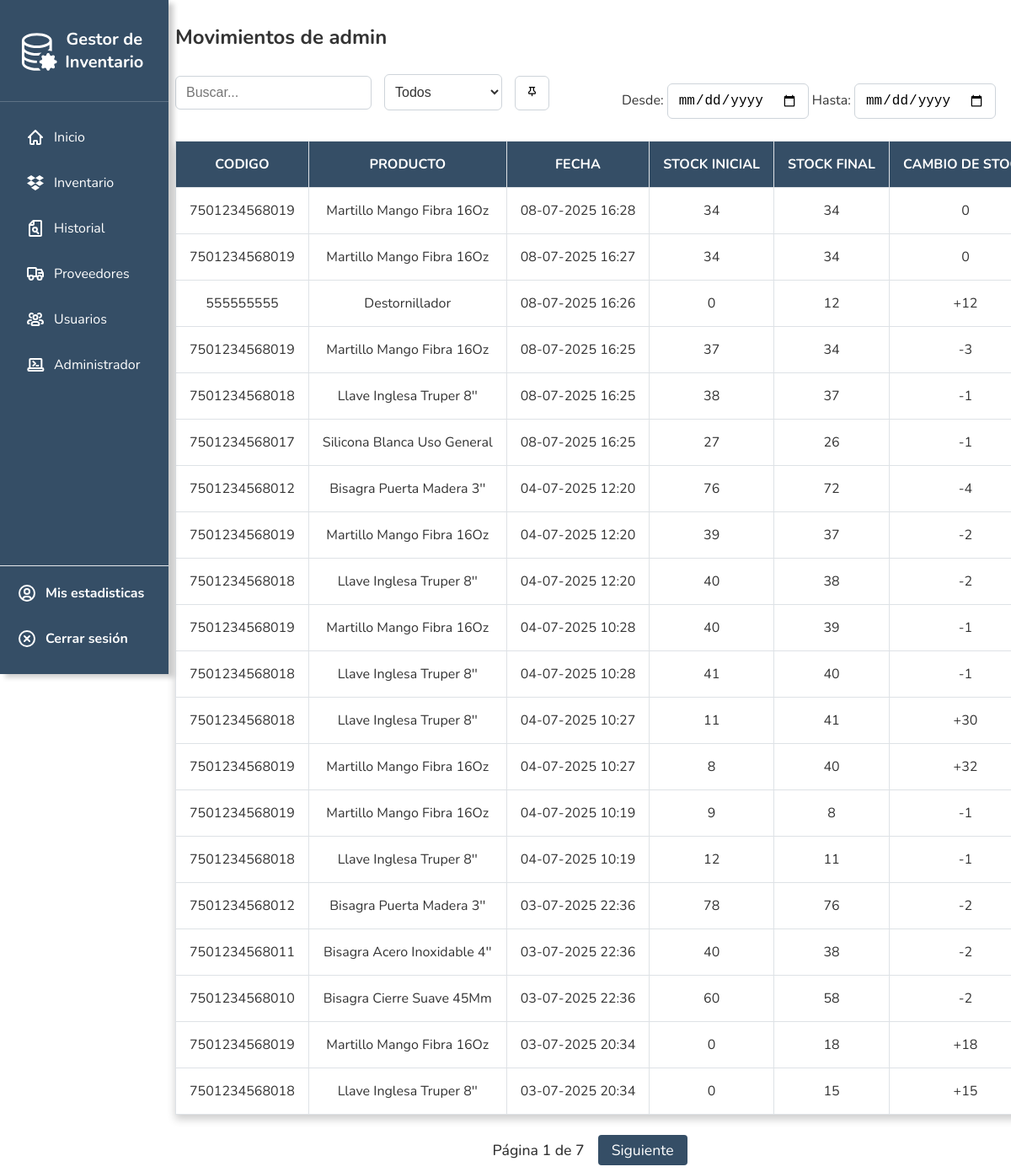
Screenshot of /user-mov/ (signed in) with the database file from the repository.
### inventory/models.py (models this page shows, shortened)
class HistorialMovimiento(models.Model):
    producto_id = models.IntegerField()
    nombre_producto = models.CharField(max_length=200)
    tipo_producto = models.CharField(max_length=50)
    codigo_barras = models.CharField(max_length=100, blank=True, null=True)
    fecha = models.DateTimeField(default=now)
    cambio_stock = models.IntegerField()
    stock_final = models.IntegerField()
    motivo = models.CharField(max_length=255, blank=True)
    usuario = models.ForeignKey(User, on_delete=models.SET_NULL, null=True, blank=True)
    precio = models.IntegerField()  # Assuming you want to track the price in the history
    boleta_codigo = models.CharField(max_length=32, blank=True, null=True, help_text="Código de boleta chileno (opcional)")

### inventory/views.py (the view)
# urls.py: path('user-mov/', user_mov, name='user_mov'),
@login_required
def user_mov(request):
    query = request.GET.get('q', '')
    product_type_filter = request.GET.get('type', '')
    start_date = request.GET.get('start')
    end_date = request.GET.get('end')
    movimientos = HistorialMovimiento.objects.filter(usuario=request.user).order_by('-fecha')
    if query:
        movimientos = movimientos.filter(
            Q(nombre_producto__icontains=query) |
            Q(codigo_barras__icontains=query)
        )
    if product_type_filter:
        movimientos = movimientos.filter(tipo_producto=product_type_filter)
    if start_date:
        try:
            start_date = datetime.strptime(start_date, '%Y-%m-%d').date()
            movimientos = movimientos.filter(fecha__date__gte=start_date)
        except ValueError:
            pass
    if end_date:
        try:
            end_date = datetime.strptime(end_date, '%Y-%m-%d').date()
            movimientos = movimientos.filter(fecha__date__lte=end_date)
        except ValueError:
            pass
    for mov in movimientos:
        mov.stock_inicial = mov.stock_final - mov.cambio_stock
    paginator = Paginator(movimientos, 20)
    page_number = request.GET.get('page')
    movimientos = paginator.get_page(page_number)
    product_types = HistorialMovimiento.objects.filter(usuario=request.user).values_list('tipo_producto', flat=True).distinct().order_by('tipo_producto')
    context = {
        'movimientos': movimientos,
        'product_types': product_types,
        'current_query': query,
        'current_type': product_type_filter,
        'current_start': request.GET.get('start', ''),
        'current_end': request.GET.get('end', ''),
        'user': request.user
    }
    return render(request, 'inv/user_mov.html', context)

### inventory/templates/inv/user_mov.html (shortened to what this page needs)
{% extends 'inv/base.html' %}
{% load static %}
{% block body %}
<h2>Movimientos de {{ user.username }}</h2>
<div class="container-set-inventory">
  <div class="add_buttons">
    <div class="inventory-left">
      <div class="button-group">
        <input type="text" id="searchInput" placeholder="Buscar..." class="form-control" value="{{ current_query }}" />
      </div>
      <div class="button-group">
        <select id="filterType" class="form-select">
          <option value="">Todos</option>
        </select>
        <button type="submit" class="dynamic-table-button"></button>
      </div>
    </div>
    <div class="button-group-2">
      <label for="startDate">Desde:</label>
      <input type="date" id="startDate" class="form-control" value="{{ current_start }}">
      <label for="endDate">Hasta:</label>
      <input type="date" id="endDate" class="form-control" value="{{ current_end }}">
    </div>
  </div>
</div>
<div id="tablaHistorial">
  {% include 'inv/tabla_user_mov.html' %}
</div>
{% endblock %}

### inventory/templates/inv/tabla_user_mov.html (shortened to what this page needs)
<table class="table table-striped">
  <thead>
    <tr>
      <th>Codigo</th>
      <th>Producto</th>
      <th>Fecha</th>
      <th>Stock Inicial</th>
      <th>Stock Final</th>
      <th>Cambio de Stock</th>
    </tr>
  </thead>
  <tbody>
    {% for mov in movimientos %}
      <tr>
        <td>{{ mov.codigo_barras }}</td>
        <td>{{ mov.nombre_producto }}</td>
        <td>{{ mov.fecha|date:"d-m-Y H:i" }}</td>
        <td>
          {% if mov.stock_inicial %}
            {{ mov.stock_inicial }}
          {% else %}
            {{ mov.stock_final|add:mov.cambio_stock|add:"-"|add:mov.cambio_stock|add:"-"|add:mov.cambio_stock|default:0 }}
          {% endif %}
        </td>
        <td>{{ mov.stock_final }}</td>
        <td>{% if mov.cambio_stock > 0 %}+{% endif %}{{ mov.cambio_stock }}</td>
      </tr>
    {% empty %}
      <tr><td colspan="8">No hay movimientos.</td></tr>
    {% endfor %}
  </tbody>
</table>
<div class="pagination">
  <span>Página {{ movimientos.number }} de {{ movimientos.paginator.num_pages }}</span>
  {% if movimientos.has_next %}
    <a href="?page={{ movimientos.next_page_number }}&q={{ current_query }}&type={{ current_type }}&start={{ current_start }}&end={{ current_end }}">Siguiente</a>
  {% endif %}
</div>

### inventory/static/css/style.css (style rules this page uses)
html, body { overflow-y: scroll !important; overflow-x: hidden; font-family: 'Nunito', Arial, sans-serif; background-color: #ffffff; color: #333; margin: 0; padding: 0; }
.table { border-left: 1px solid #dee2e6; border-right: 1px solid #dee2e6; border-collapse: collapse; width: 100%; background-color: white; overflow-x: auto; margin-top: 2vh; box-shadow: 0 0.4rem 0.6rem rgba(0, 0, 0, 0.2); }
.table th { border-collapse: collapse; background-color: #354e66; color: white; text-align: center; padding: 1em; font-weight: bold; text-transform: uppercase; font-size: 1rem; }
.table td { text-align: center; padding: 1em; vertical-align: middle; border-bottom: 1px solid #dee2e6; font-size: 1rem; }
.button-group { display: flex; gap: 0; margin-bottom: 20px; }
.table { width: 100%; border-collapse: collapse; }
.table th, .table td { overflow: hidden; text-overflow: ellipsis; white-space: nowrap; vertical-align: middle; border: 1px solid #dee2e6; }
.table th { background-color: #354e66 !important; color: white; position: relative; }
.button-group { display: flex; gap: 15px; margin-bottom: 20px; }
.button-group-2 { display: inline-block; margin-right: 10px; vertical-align: middle; }
button.dynamic-table-button { background-color: white; border-radius: 6px; border: 1px solid #ced4da; padding: 10px 12px; font-size: 1rem; margin-top: 10px; transition: border-color 0.2s; }
.form-select { padding: 6px 12px; border: 1px solid #ced4da; border-radius: 4px; background: #fff; font-size: 1rem; color: #333; min-width: 140px; outline: none; transition: border-color 0.2s; }
.form-control { border-radius: 6px; border: 1px solid #ced4da; padding: 10px 12px; font-size: 1rem; margin-top: 10px; transition: border-color 0.2s; }
.add_buttons select#filterType { border-radius: 6px; border: 1px solid #ced4da; padding: 1vh; font-size: 1rem; margin-top: 1vh; transition: border-color 0.2s; }
.add_buttons { display: flex; justify-content: space-between; align-items: center; flex-wrap: wrap; }
.inventory-left { display: flex; align-items: center; gap: 15px; }
.pagination { display: flex; justify-content: center; align-items: center; margin-top: 24px; gap: 16px; font-size: 1.1em; }
.pagination a { color: #fff; background: #354e66; padding: 6px 16px; border-radius: 4px; text-decoration: none; transition: background 0.2s; }
.pagination span { color: #333; font-weight: 500; }

### rows the page displays
HistorialMovimiento: codigo_barras "7501234568019", nombre_producto "Martillo Mango Fibra 16Oz", fecha "08-07-2025 16:28", stock_inicial "34", stock_final "34", cambio_stock "0"
HistorialMovimiento: codigo_barras "7501234568019", nombre_producto "Martillo Mango Fibra 16Oz", fecha "08-07-2025 16:27", stock_inicial "34", stock_final "34", cambio_stock "0"
HistorialMovimiento: codigo_barras "555555555", nombre_producto "Destornillador", fecha "08-07-2025 16:26", stock_final|add "0", stock_final "12", cambio_stock "12"
HistorialMovimiento: codigo_barras "7501234568019", nombre_producto "Martillo Mango Fibra 16Oz", fecha "08-07-2025 16:25", stock_inicial "37", stock_final "34", cambio_stock "-3"
HistorialMovimiento: codigo_barras "7501234568018", nombre_producto "Llave Inglesa Truper 8''", fecha "08-07-2025 16:25", stock_inicial "38", stock_final "37", cambio_stock "-1"
HistorialMovimiento: codigo_barras "7501234568017", nombre_producto "Silicona Blanca Uso General", fecha "08-07-2025 16:25", stock_inicial "27", stock_final "26", cambio_stock "-1"
HistorialMovimiento: codigo_barras "7501234568012", nombre_producto "Bisagra Puerta Madera 3''", fecha "04-07-2025 12:20", stock_inicial "76", stock_final "72", cambio_stock "-4"
HistorialMovimiento: codigo_barras "7501234568019", nombre_producto "Martillo Mango Fibra 16Oz", fecha "04-07-2025 12:20", stock_inicial "39", stock_final "37", cambio_stock "-2"
HistorialMovimiento: codigo_barras "7501234568018", nombre_producto "Llave Inglesa Truper 8''", fecha "04-07-2025 12:20", stock_inicial "40", stock_final "38", cambio_stock "-2"
HistorialMovimiento: codigo_barras "7501234568019", nombre_producto "Martillo Mango Fibra 16Oz", fecha "04-07-2025 10:28", stock_inicial "40", stock_final "39", cambio_stock "-1"
HistorialMovimiento: codigo_barras "7501234568018", nombre_producto "Llave Inglesa Truper 8''", fecha "04-07-2025 10:28", stock_inicial "41", stock_final "40", cambio_stock "-1"
HistorialMovimiento: codigo_barras "7501234568018", nombre_producto "Llave Inglesa Truper 8''", fecha "04-07-2025 10:27", stock_inicial "11", stock_final "41", cambio_stock "30"
HistorialMovimiento: codigo_barras "7501234568019", nombre_producto "Martillo Mango Fibra 16Oz", fecha "04-07-2025 10:27", stock_inicial "8", stock_final "40", cambio_stock "32"
HistorialMovimiento: codigo_barras "7501234568019", nombre_producto "Martillo Mango Fibra 16Oz", fecha "04-07-2025 10:19", stock_inicial "9", stock_final "8", cambio_stock "-1"
HistorialMovimiento: codigo_barras "7501234568018", nombre_producto "Llave Inglesa Truper 8''", fecha "04-07-2025 10:19", stock_inicial "12", stock_final "11", cambio_stock "-1"
HistorialMovimiento: codigo_barras "7501234568012", nombre_producto "Bisagra Puerta Madera 3''", fecha "03-07-2025 22:36", stock_inicial "78", stock_final "76", cambio_stock "-2"
HistorialMovimiento: codigo_barras "7501234568011", nombre_producto "Bisagra Acero Inoxidable 4''", fecha "03-07-2025 22:36", stock_inicial "40", stock_final "38", cambio_stock "-2"
HistorialMovimiento: codigo_barras "7501234568010", nombre_producto "Bisagra Cierre Suave 45Mm", fecha "03-07-2025 22:36", stock_inicial "60", stock_final "58", cambio_stock "-2"
HistorialMovimiento: codigo_barras "7501234568019", nombre_producto "Martillo Mango Fibra 16Oz", fecha "03-07-2025 20:34", stock_final|add "0", stock_final "18", cambio_stock "18"
HistorialMovimiento: codigo_barras "7501234568018", nombre_producto "Llave Inglesa Truper 8''", fecha "03-07-2025 20:34", stock_final|add "0", stock_final "15", cambio_stock "15"

### other values shown
{{ user.username }} "admin"
{{ movimientos.number }} "1"
{{ movimientos.paginator.num_pages }} "7"
